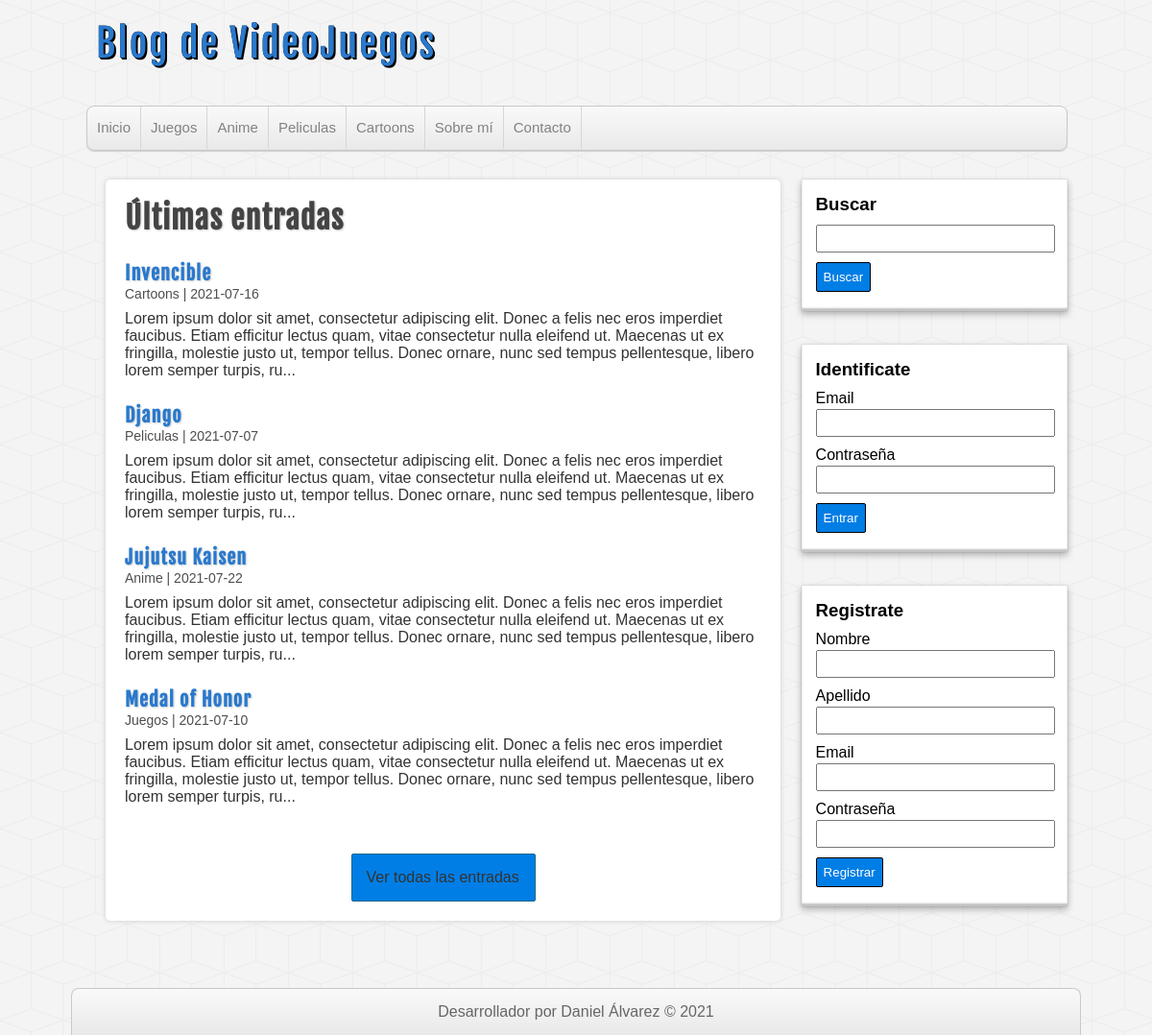
The page / on the database its author committed.
### tables this page shows
CREATE TABLE `categoria` (
  `id` int(11) NOT NULL,
  `nombre` varchar(45) DEFAULT NULL
);

CREATE TABLE `entrada` (
  `id` int(11) NOT NULL,
  `titulo` varchar(45) DEFAULT NULL,
  `descripcion` varchar(3000) DEFAULT NULL,
  `fecha` date NOT NULL,
  `usuario_id` int(11) NOT NULL,
  `categoria_id` int(11) NOT NULL
);

### helpers/ConexionHelper.php (called while the page is built, shortened)
<?php
$host = "localhost";
$usuario = "root";
$clave = "root";
$baseDeDatos = "dbblogestructurado";
$puerto = 3306;
$db = mysqli_connect($host, $usuario, $clave, $baseDeDatos, $puerto);
mysqli_query($db, "SET NAMES 'utf8'");
function conseguirCategorias() {
    global $db;
    $sql = "SELECT * FROM categoria ORDER BY id ASC";
    $categorias = mysqli_query($db, $sql);
    if ($categorias && mysqli_num_rows($categorias) >= 1) {
        $resultado = $categorias;
        return $resultado;
    }
}
function conseguirEntradas($limite = null, $categoria = null, $busqueda = null) {
    global $db;
    $sql = "SELECT e.*, c.nombre AS 'categoria' FROM entrada e" . " INNER JOIN categoria c ON e.categoria_id = c.id";
    $sql.=" ORDER BY e.id DESC";
    if ($limite == true) {
        $sql.=" LIMIT 4";
    }
    $entradas = mysqli_query($db, $sql);
    if ($entradas && mysqli_num_rows($entradas) >= 1) {
        $resultado = $entradas;
        return $resultado;
    }
}
?>

### index.php (the view, shortened to what this page needs)
<?php require_once 'helpers/ConexionHelper.php'; ?>
<!doctype html>
<html lang="es">
<head>
	<link rel="stylesheet" href="assets/css/styles.css"/>
</head>
<body>
	<?php require_once 'includes/header.php'; ?>
	<?php require_once 'includes/aside.php'; ?>
	<div id="principal">
		<h1>Últimas entradas</h1>
		<?php
		$entradas = conseguirEntradas(true);
		if (!empty($entradas)):
    		while ($entrada = mysqli_fetch_assoc($entradas)):
    	?>
            	<article class="entrada">
        			<a href="entrada.php?id=<?=$entrada["id"]?>">
        				<h2><?=$entrada["titulo"]?></h2>
        				<span class="fecha"><?=$entrada["categoria"] . " | " . $entrada["fecha"]?></span>
        				<p>
							<?=substr($entrada["descripcion"], 0, 300) . "..."?>
        				</p>
        			</a>
        		</article>
    	<?php
    	    endwhile;
    	endif;
    	?>
		<div id="verTodas">
			<a href="entradas.php">Ver todas las entradas</a>
		</div>
	</div>
	<?php require_once 'includes/footer.php'; ?>
</body>
</html>

### includes/header.php (shortened to what this page needs)
<?php require_once 'helpers/ConexionHelper.php'; ?>
<header id="cabecera">
	<div id="logo">
		<a href="index.php">Blog de VideoJuegos</a>
	</div>
	<nav id="menu">
		<ul>
			<li><a href="index.php">Inicio</a></li>
			<?php
			$categorias = conseguirCategorias();
			?>
			<?php
			if (!empty($categorias)):
    			while ($categoria = mysqli_fetch_assoc($categorias)):
    		?>
    				<li><a href="categoria.php?id=<?=$categoria["id"]?>"><?=$categoria["nombre"]?></a></li>
    		<?php
    			endwhile;
			endif;
			?>
			<li><a href="index.php">Sobre mí</a></li>
			<li><a href="index.php">Contacto</a></li>
		</ul>
	</nav>
</header>
<div id="contenedor">

### assets/css/styles.css (style rules this page uses)
* { margin: 0px; padding: 0px; font-family: Arial; text-decoration: none; }
body { background: url(../img/cubes.png) #F4F4F4; }
.fecha { color: #4E4E4E; margin-top: 5px; font-size: 14px; }
#cabecera { width: 85%; height: auto; background: transparent; margin: 0px auto; }
#logo { float: left; width: 540px; height: 110px; }
#logo a { font-family: Fajala-Custom, Helvetica; font-size: 40px; letter-spacing: 2px; color: #2979CD; text-shadow: 0px 0px 0px black, 1px 1px 0px black, 2px 2px 0px black; line-height: 90px; margin-left: 10px; transition: all 300ms; }
#menu { clear: both; width: 100%; height: 45px; background: linear-gradient(to bottom, #F9F9F9 0px, #E9E9E9 100%); border: 1px solid #C9C9C9; border-radius: 8px; box-shadow: 0px 1px 1px #ccc; overflow: hidden; }
#menu ul { list-style: none; }
#menu ul li { float: left; line-height: 44px; border-right: 1px solid #D6D6D6; }
#menu ul li a { display: block; padding-left: 10px; padding-right: 10px; font-size: 15px; color: #838282; }
#contenedor { width: 85%; height: auto; margin: 0px auto; margin-top: 30px; margin-bottom: 30px; }
#principal { float: left; width: 65%; min-height: 550px; background: white; border-radius: 5px; box-shadow: 0px 0px 5px #ccc; margin-left: 20px; padding: 20px; overflow: hidden; }
#principal a { color: #333; }
#principal h1 { font-size: 32px; color: #444; letter-spacing: 1px; text-shadow: 1px 1px 2px #ccc; font-family: "Fajala-Custom"; }
#principal h2 { font-size: 20px; color: #2979CD; text-shadow: 1px 1px 2px #ccc; letter-spacing: 1px; font-family: "Fajala-Custom"; margin-top: 25px; }
#principal p { margin-top: 8px; }
#verTodas { display: block; border-radius: 2px; padding: 15px; color: white; background: #007EE5; border: 1px solid #156785; cursor: pointer; width: 160px; margin: 0px auto; margin-top: 50px; }

### rows shown on the page
categoria: nombre "Juegos"
categoria: nombre "Anime"
categoria: nombre "Peliculas"
categoria: nombre "Cartoons"
entrada: titulo "Invencible", categoria.nombre "Cartoons", fecha "2021-07-16", descripcion "Lorem ipsum dolor sit amet, consectetur adipiscing elit. Donec a felis nec eros imperdiet faucibus. Etiam efficitur lectus quam, vitae consectetur nulla eleifend ut. Maecenas ut ex fringilla, molestie justo ut, tempor tellus. Donec ornare, nunc sed tempus pellentesque, libero lorem semper turpis, ru"
entrada: titulo "Django", categoria.nombre "Peliculas", fecha "2021-07-07", descripcion "Lorem ipsum dolor sit amet, consectetur adipiscing elit. Donec a felis nec eros imperdiet faucibus. Etiam efficitur lectus quam, vitae consectetur nulla eleifend ut. Maecenas ut ex fringilla, molestie justo ut, tempor tellus. Donec ornare, nunc sed tempus pellentesque, libero lorem semper turpis, ru"
entrada: titulo "Jujutsu Kaisen", categoria.nombre "Anime", fecha "2021-07-22", descripcion "Lorem ipsum dolor sit amet, consectetur adipiscing elit. Donec a felis nec eros imperdiet faucibus. Etiam efficitur lectus quam, vitae consectetur nulla eleifend ut. Maecenas ut ex fringilla, molestie justo ut, tempor tellus. Donec ornare, nunc sed tempus pellentesque, libero lorem semper turpis, ru"
entrada: titulo "Medal of Honor", categoria.nombre "Juegos", fecha "2021-07-10", descripcion "Lorem ipsum dolor sit amet, consectetur adipiscing elit. Donec a felis nec eros imperdiet faucibus. Etiam efficitur lectus quam, vitae consectetur nulla eleifend ut. Maecenas ut ex fringilla, molestie justo ut, tempor tellus. Donec ornare, nunc sed tempus pellentesque, libero lorem semper turpis, ru"
